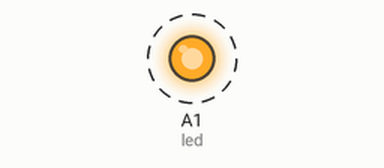
A program run on a simulated CircuitPython board. Shown: output pins drawn as LEDs (lit = HIGH). Dashed ring = blinking.

Above: at 0.2 s.
Timing chart, 0 to 3.0 s (numbered marks = the images above):
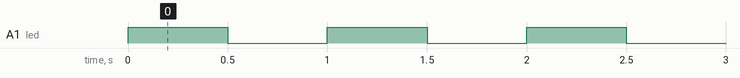

The program:

external-light-blink.py
```python
#-- ExternalLedBlink.py - CircuitPython code for CP --#
# Blink an external LED light wired through a bread board
# Import Section
import board
import digitalio
from time import sleep

# Setup Section
led = digitalio.DigitalInOut(board.A1)
led.direction = digitalio.Direction.OUTPUT

# Loop Section
while True:
  led.value = True
  sleep(0.5)
  led.value = False
  sleep(0.5)
```

Measured:
- by itself, A1 (led): alternates HIGH for 0.50 s and LOW for 0.50 s
